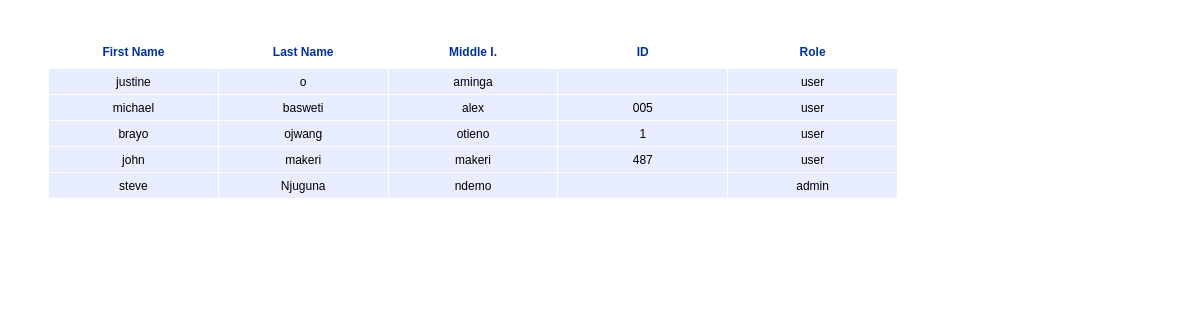
Page /searchUser.php on the committed database.
### tables this page shows
CREATE TABLE `tbuser` (
  `id` varchar(10) NOT NULL,
  `email` varchar(30) NOT NULL,
  `username` varchar(30) NOT NULL,
  `fname` varchar(255) NOT NULL,
  `mi` varchar(255) NOT NULL,
  `lname` varchar(255) NOT NULL,
  `priv` varchar(255) NOT NULL,
  `password` varchar(255) NOT NULL
);

### allusers.php (the view, shortened to what this page needs)
<table width="850" border="0" cellspacing="1" style=" margin-left:20px;background:;font-size:12px; font-family:Verdana, Geneva, sans-serif;">
<?php
	include('database/config.php');
$q="select * from tbuser";
$rs=mysqli_query($link,$q);
while($row=mysqli_fetch_array($rs)){
	?>
  <tr bgcolor="#E8EDFF" align="center" class="hr" height="25">
    <td width="150">
	<?php echo $row['fname'];?>
    </td>
    <td  width="150"><?php echo $row['lname']; ?></td>
    <td width="150"><?php echo $row['mi']; ?></td>
      <td width="150"><?php echo $row['id']; ?></td>
      <td width="150"><?php echo $row['priv']; ?></td>
  </tr>
<?php	}
?>
<tr height="25">
<td colspan="6">
</td>
</tr>
</table>

### rows in the picture
tbuser: fname "justine", lname "o", mi "aminga", priv "user"
tbuser: fname "michael", lname "basweti", mi "alex", id "005", priv "user"
tbuser: fname "brayo", lname "ojwang", mi "otieno", id "1", priv "user"
tbuser: fname "john", lname "makeri", mi "makeri", id "487", priv "user"
tbuser: fname "steve", lname "Njuguna", mi "ndemo", priv "admin"
